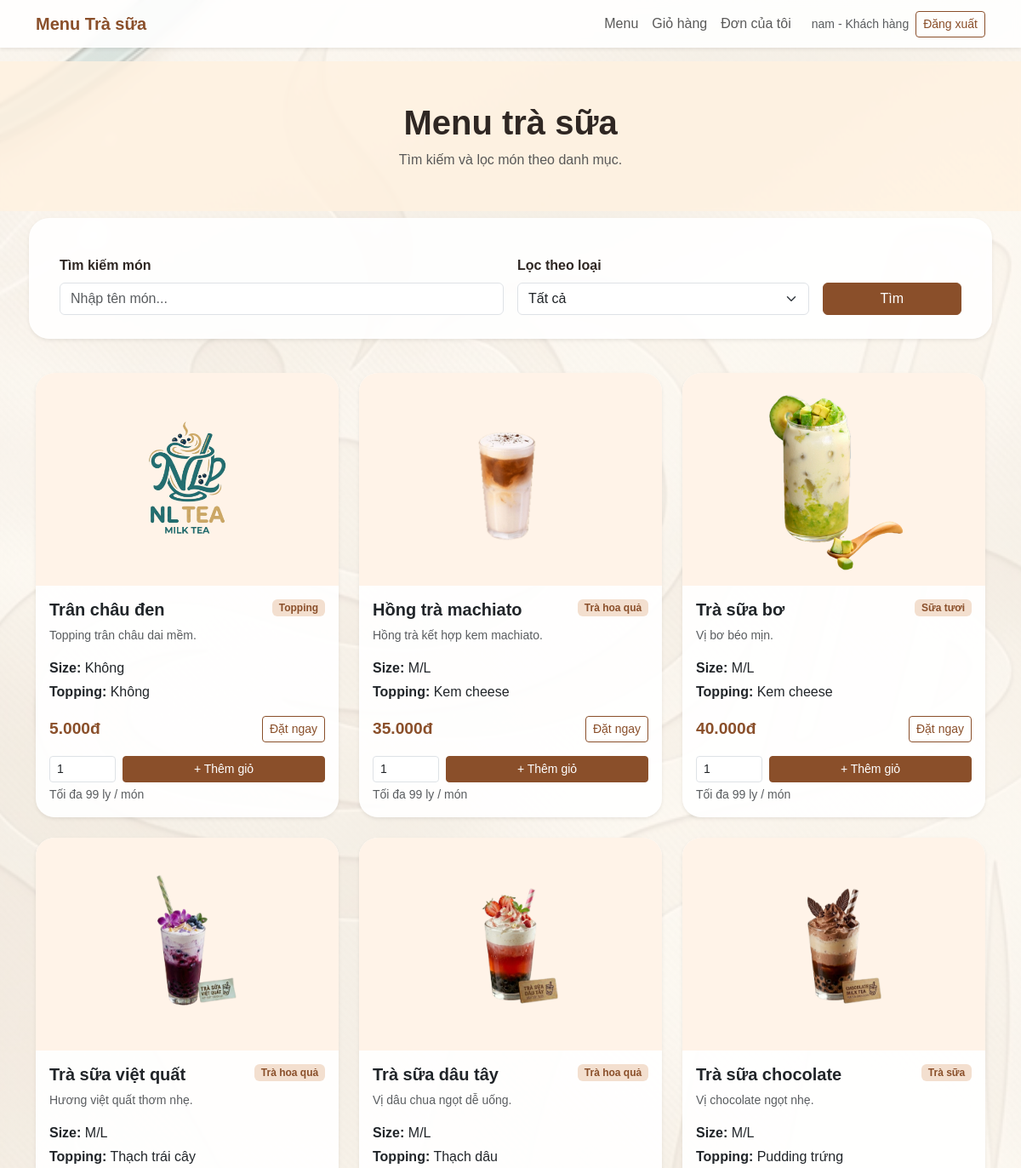
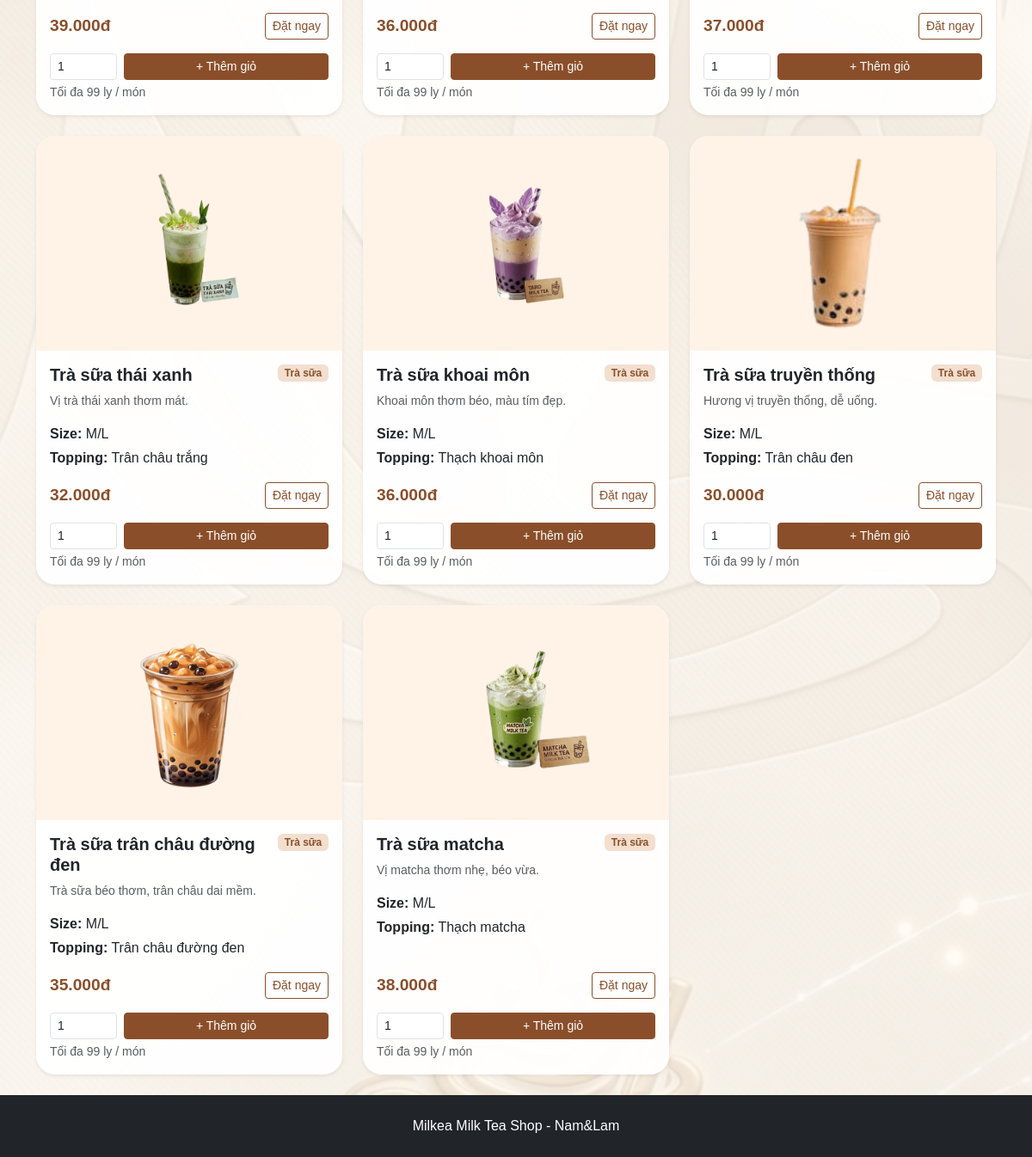
The app's page /menu (signed in) with its own data (2 pictures, top to bottom).
### milk_tea_shop/models.py (models this page shows)
class Product(db.Model):
    __tablename__ = "products"
    id = db.Column(db.Integer, primary_key=True)
    name = db.Column(db.String(120), nullable=False)
    category = db.Column(db.String(80), nullable=False)
    size = db.Column(db.String(50), default="M/L")
    topping = db.Column(db.String(120), default="Không")
    price = db.Column(db.Integer, nullable=False)
    description = db.Column(db.Text, default="")
    image = db.Column(db.String(255), default="")
    order_items = db.relationship("OrderItem", backref="product", lazy=True)

### milk_tea_shop/routes.py (the view)
@main_bp.route("/menu")
def menu():
    if not check_user():
        return redirect(url_for("main.login"))
    keyword = request.args.get("keyword", "").strip()
    category = request.args.get("category", "Tất cả")
    query = Product.query
    if keyword != "":
        query = query.filter(Product.name.ilike(f"%{keyword}%"))
    if category != "Tất cả":
        query = query.filter(Product.category == category)
    products = query.order_by(Product.id.desc()).all()
    return render_template(
        "menu.html",
        products=products,
        categories=CATEGORIES,
        keyword=keyword,
        selected_category=category
    )

### milk_tea_shop/routes.py (called while the page is built)
@main_bp.app_context_processor
def send_data_to_html():
    cart = session.get("cart", {})
    cart_count = 0
    for quantity in cart.values():
        cart_count += int(quantity)
    return {
        "money": money,
        "cart_count": cart_count
    }

def check_user():
    if "user_id" not in session:
        flash("Vui lòng đăng nhập trước.", "warning")
        return False
    if session.get("role") == "admin":
        flash("Admin chỉ dùng trang quản lý.", "warning")
        return False
    return True

### milk_tea_shop/templates/menu.html (shortened to what this page needs)
{% extends "base.html" %}
{% block content %}
<section class="page-header py-5">
    <div class="container text-center">
        <h1 class="fw-bold">Menu trà sữa</h1>
        <p class="text-muted mb-0">Tìm kiếm và lọc món theo danh mục.</p>
    </div>
</section>
<section class="container py-4">
    <form method="get" action="{{ url_for('main.menu') }}" class="row g-3 align-items-end search-box shadow-sm">
        <div class="col-md-6">
            <label class="form-label fw-semibold">Tìm kiếm món</label>
            <input type="text" name="keyword" class="form-control" placeholder="Nhập tên món..." value="{{ keyword }}">
        </div>
        <div class="col-md-4">
            <label class="form-label fw-semibold">Lọc theo loại</label>
            <select name="category" class="form-select">
                {% for c in categories %}
                <option value="{{ c }}" {% if selected_category == c %}selected{% endif %}>{{ c }}</option>
                {% endfor %}
            </select>
        </div>
        <div class="col-md-2 d-grid">
            <button class="btn btn-brown" type="submit">Tìm</button>
        </div>
    </form>
    <div class="row g-4 mt-3">
        {% for product in products %}
        <div class="col-sm-6 col-lg-4">
            <div class="card product-card h-100 shadow-sm">
                <img src="{{ url_for('static', filename='images/' + (product.image or 'logo.png')) }}" class="card-img-top product-img" alt="{{ product.name }}">
                <div class="card-body d-flex flex-column">
                    <div class="d-flex justify-content-between align-items-start gap-2">
                        <h5 class="card-title fw-bold">{{ product.name }}</h5>
                        <span class="badge bg-brown-light text-brown">{{ product.category }}</span>
                    </div>
                    <p class="card-text text-muted small">{{ product.description }}</p>
                    <p class="mb-1"><strong>Size:</strong> {{ product.size }}</p>
                    <p class="mb-3"><strong>Topping:</strong> {{ product.topping }}</p>
                    <div class="mt-auto">
                        <div class="d-flex justify-content-between align-items-center mb-3">
                            <span class="price">{{ "{:,.0f}".format(product.price).replace(',', '.') }}đ</span>
                            <a href="{{ url_for('main.order', product_id=product.id) }}" class="btn btn-outline-brown btn-sm">Đặt ngay</a>
                        </div>
                        {% if session.get('role') == 'user' %}
                        <form method="POST" action="{{ url_for('main.add_to_cart', product_id=product.id) }}" class="d-flex gap-2 align-items-center">
                            <input type="number" name="quantity" class="form-control form-control-sm cart-qty-input" min="1" max="99" value="1" required>
                            <button type="submit" class="btn btn-brown btn-sm flex-fill">+ Thêm giỏ</button>
                        </form>
                        <small class="text-muted d-block mt-1">Tối đa 99 ly / món</small>
                        {% endif %}
                    </div>
                </div>
            </div>
        </div>
        {% else %}
        <div class="col-12">
            <div class="alert alert-warning text-center">Chưa có sản phẩm phù hợp.</div>
        </div>
        {% endfor %}
    </div>
</section>
{% endblock %}

### milk_tea_shop/templates/base.html (shortened to what this page needs)
<!DOCTYPE html>
<html lang="vi">
<head>
    <link href="https://cdn.jsdelivr.net/npm/bootstrap@5.3.3/dist/css/bootstrap.min.css" rel="stylesheet">
    <link rel="stylesheet" href="{{ url_for('static', filename='css/style.css') }}">
</head>
<body class="{% if request.endpoint in ['main.login', 'main.register'] %}auth-body{% else %}app-body{% endif %}">
    {% if request.endpoint not in ['main.login', 'main.register'] %}
    <nav class="navbar navbar-expand-lg navbar-light bg-white shadow-sm sticky-top">
        <div class="container">
            <a class="navbar-brand fw-bold text-brown" href="{{ url_for('main.index') }}">
                <span>Menu Trà sữa</span>
            </a>
            <div class="collapse navbar-collapse" id="navbarNav">
                <ul class="navbar-nav ms-auto align-items-lg-center">
                    {% if session.get('role') == 'admin' %}
                    <li class="nav-item"><a class="nav-link" href="{{ url_for('main.dashboard') }}">Quản lý hoá đơn</a></li>
                    </a></li>
                    <li class="nav-item"><a class="nav-link" href="{{ url_for('main.admin_products') }}">Quản lý món</a></li>
                    <li class="nav-item"><a class="nav-link" href="{{ url_for('main.order_list') }}">Đơn hàng</a></li>
                    {% elif session.get('role') == 'user' %}
                    <li class="nav-item"><a class="nav-link" href="{{ url_for('main.menu') }}">Menu</a></li>
                    <li class="nav-item">
                        <a class="nav-link" href="{{ url_for('main.cart') }}">
                            Giỏ hàng
                        </a>
                    </li>
                    <li class="nav-item"><a class="nav-link" href="{{ url_for('main.my_orders') }}">Đơn của tôi</a></li>
                    {% endif %}
                    {% if session.get('user_id') %}
                    <li class="nav-item ms-lg-3">
                        <span class="navbar-text small text-muted">
                            {{ session.get('username') }} - {{ 'Admin' if session.get('role') == 'admin' else 'Khách hàng' }}
                        </span>
                    </li>
                    <li class="nav-item ms-lg-2"><a class="btn btn-outline-brown btn-sm" href="{{ url_for('main.logout') }}">Đăng xuất</a></li>
                    {% else %}
                    <li class="nav-item ms-lg-2"><a class="btn btn-outline-brown btn-sm" href="{{ url_for('main.login') }}">Đăng nhập</a></li>
                    {% endif %}
                </ul>
            </div>
        </div>
    </nav>
    {% endif %}
    <main>
        {% block content %}{% endblock %}
    </main>
    {% if request.endpoint not in ['main.login', 'main.register'] %}
    <footer class="py-4 bg-dark text-white text-center">
    <div class="container">
        <p class="mb-0">Milkea Milk Tea Shop - Nam&Lam</p>
    </div>
    </footer>
    {% endif %}
</body>
</html>

### milk_tea_shop/static/css/style.css (style rules this page uses)
html, body { min-height: 100%; }
body { margin: 0; color: #2f2723; font-family: Arial, Helvetica, sans-serif; background: #fffaf5; }
body.app-body { background: linear-gradient(rgba(255, 250, 245, 0.70), rgba(255, 250, 245, 0.70)), url("../images/background.png"); background-size: cover; background-position: center; background-repeat: no-repeat; background-attachment: fixed; }
.text-brown { color: #8a4f2a !important; }
.bg-brown-light { background: #f3dfcf; }
.btn-brown { background: #8a4f2a; color: #fff; border: 1px solid #8a4f2a; }
.btn-outline-brown { border: 1px solid #8a4f2a; color: #8a4f2a; }
.hero-card, .auth-card, .stat-card, .search-box { background: rgba(255, 255, 255, 0.90); border-radius: 24px; padding: 28px; backdrop-filter: blur(3px); }
.product-card { background: rgba(255, 255, 255, 0.92); border: 0; border-radius: 22px; overflow: hidden; transition: 0.2s ease; }
.product-img { height: 250px; object-fit: contain; background: #fff3e8; padding: 18px; }
.price { color: #8a4f2a; font-size: 1.2rem; font-weight: 700; }
.page-header { background: rgba(255, 241, 223, 0.78); backdrop-filter: blur(2px); }
.cart-qty-input { width: 78px; }
.navbar, footer { background-color: rgba(255, 255, 255, 0.88) !important; backdrop-filter: blur(4px); }
html, body { min-height: 100%; margin: 0; }
body { min-height: 100vh; display: flex; flex-direction: column; }
main { flex: 1; }
footer { margin-top: auto; }

### records on screen
Product: image (picture), name "Trân châu đen", category "Topping", description "Topping trân châu dai mềm.", size "Không", topping "Không", price "5.000"
Product: image (picture), name "Hồng trà machiato", category "Trà hoa quả", description "Hồng trà kết hợp kem machiato.", size "M/L", topping "Kem cheese", price "35.000"
Product: image (picture), name "Trà sữa bơ", category "Sữa tươi", description "Vị bơ béo mịn.", size "M/L", topping "Kem cheese", price "40.000"
Product: image (picture), name "Trà sữa việt quất", category "Trà hoa quả", description "Hương việt quất thơm nhẹ.", size "M/L", topping "Thạch trái cây", price "39.000"
Product: image (picture), name "Trà sữa dâu tây", category "Trà hoa quả", description "Vị dâu chua ngọt dễ uống.", size "M/L", topping "Thạch dâu", price "36.000"
Product: image (picture), name "Trà sữa chocolate", category "Trà sữa", description "Vị chocolate ngọt nhẹ.", size "M/L", topping "Pudding trứng", price "37.000"
Product: image (picture), name "Trà sữa thái xanh", category "Trà sữa", description "Vị trà thái xanh thơm mát.", size "M/L", topping "Trân châu trắng", price "32.000"
Product: image (picture), name "Trà sữa khoai môn", category "Trà sữa", description "Khoai môn thơm béo, màu tím đẹp.", size "M/L", topping "Thạch khoai môn", price "36.000"
Product: image (picture), name "Trà sữa truyền thống", category "Trà sữa", description "Hương vị truyền thống, dễ uống.", size "M/L", topping "Trân châu đen", price "30.000"
Product: image (picture), name "Trà sữa trân châu đường đen", category "Trà sữa", description "Trà sữa béo thơm, trân châu dai mềm.", size "M/L", topping "Trân châu đường đen", price "35.000"
Product: image (picture), name "Trà sữa matcha", category "Trà sữa", description "Vị matcha thơm nhẹ, béo vừa.", size "M/L", topping "Thạch matcha", price "38.000"

### other values on screen
{{ session.get('username') }} "nam"
{{ 'Admin' if session.get('role') == 'admin' else 'Khách hàng' }} "Khách hàng"
form field category "Tất cả"
